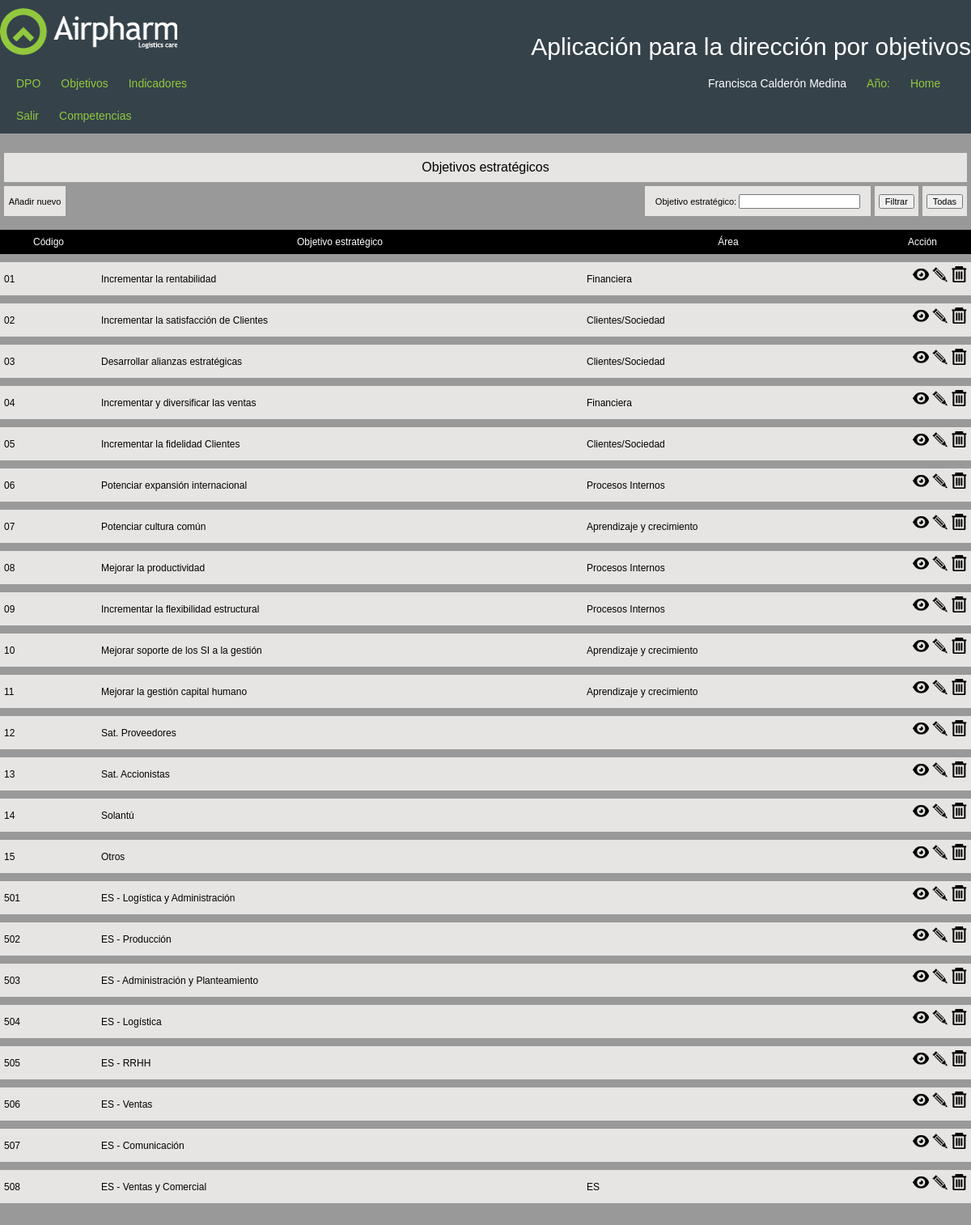
Screenshot of /httpdocs/administracion/objetivos_estrategicos/ (signed in) with the database file from the repository.
### tables this page shows
CREATE TABLE `objetivos_estrategicos` (
  `oe_id` int(10) UNSIGNED NOT NULL,
  `oe_codigo` varchar(255) NOT NULL,
  `oe_nombre` varchar(255) NOT NULL,
  `oe_area` varchar(255) NOT NULL
);

### httpdocs/administracion/objetivos_estrategicos/index.php (the view, shortened to what this page needs)
<?php session_start();
include("../../cabecera.php");
$query="SELECT * FROM objetivos_estrategicos";
$query.=" ORDER BY oe_codigo ASC";
?>
<link href="/css/style.css" rel="stylesheet" type="text/css">
<div id="content">
  <div class="cabecera_apartados">
    <div class="filtros">
      <form method="post" action="#">
        <table align="center" width="100%">
        <tr>
        <td colspan="5">Objetivos estratégicos</td>
          <tr>
         <td><a href="create.php" class="texto_10">Añadir nuevo</a>
        </td>
          <td style="background-color:transparent; width:700px;">
          </td>
            <td class="texto_10"> Objetivo estratégico:
              <input name="oe_nombre" type="text" class="texto_10" value="<?php echo $oe_nombre;?>"/></td>
            <td><input type="submit" name="filtrar" id="filtrar" value="Filtrar" class="texto_10"/></td>
            <td><input name="reset" type="submit" id="reset" value="Todas" class="texto_10" /></td>
          </tr>
        </table>
      </form>
    </div>
  </div>
  <div class="tabla_apartados">
    <table width="100%">
      <thead>
      	<td width="10%">Código</td>
      	<td width="50%">Objetivo estratégico</td>
      	<td width="30%">Área</td>
        <td width="10%">Acción</td>
      </thead>
      <?php
	  $result=mysql_query($query) or die ("No se puede ejecutar la sentencia: ".$query);
	  while($row=mysql_fetch_array($result)){?>
   	  <tr class="filas_subtotal">
   	    <td><?php echo utf8_encode($row['oe_codigo']);?></td>
   	    <td><?php echo utf8_encode($row['oe_nombre']);?></td>
   	    <td><?php echo utf8_encode($row['oe_area']);?></td>
        <td class="numerica"><a href="show.php?oe_id=<?php echo $row['oe_id'];?>"><img src="/img/ver.png" width="20" height="20" alt="Ver detalles" title="Ver detalles"></a>&nbsp;<a href="edit.php?oe_id=<?php echo $row['oe_id'];?>"><img src="/img/editar.png" width="20" height="20" alt="Editar" title="Editar"></a>&nbsp;<a href="delete.php?oe_id=<?php echo $row['oe_id'];?>"><img src="/img/borrar.png" width="20" height="20" alt="Borrar" title="Borrar"></a></td>
      </tr>
 <?php }?>
 	    </table>
  </div>
</div>
</body></html>

### httpdocs/css/style.css (style rules this page uses)
html, body, div, span, applet, object, iframe, h1, h2, h3, h4, h5, h6, p, blockquote, pre, a, abbr, acronym, address, big, cite, code, del, dfn, em, img, ins, kbd, q, s, samp, small, strike, strong, sub, sup, tt, var, b, u, i, center, dl, dt, dd, ol, ul, li, fieldset, form, label, legend, table, caption, tbody, tfoot, thead, tr, th, td, article, aside, canvas, details, embed, figure, figcaption, footer, header, hgroup, menu, nav, output, ruby, section, summary, time, mark, audio, video { border: 0 none; font-family: Arial; font-size: 100%; margin: 0; padding: 0; vertical-align: baseline; }
body { line-height: 30px; background-color:#999999; }
a { color:#000; }
table { border-spacing: 0; }
header, div { overflow: auto; padding-bottom: 1px; }
p, a, h1, h2, h3, h4, h5 { font-family: Arial; }
a { text-decoration: none; }
header div, #content, footer div { clear: both; margin: 0 auto; width: 1200px; }
thead { line-height:20px; }
.numerica { text-align: right; }
#content { min-height: 150px; padding: 16px 0; }
.filas_subtotal { background-color: #E7E5E3; color: #000000; }
.filtros { width: 100%; }
.filtros table { border-collapse: separate; border-spacing: 5px 5px; text-align: center; }
.texto_10 { font-size: 11px; }
.filtros td { background-color: #E7E5E3; padding: 3px; }
.tabla_apartados thead { background-color: #000000; color: #FFFFFF; text-align: center; }
.tabla_apartados td { padding: 5px; }
.tabla_apartados table { border-collapse: separate; border-spacing: 0 10px; }
.tabla_apartados { font-size: 12px; }

### rows the page displays
objetivos_estrategicos: oe_codigo "01", oe_nombre "Incrementar la rentabilidad", oe_area "Financiera"
objetivos_estrategicos: oe_codigo "02", oe_nombre "Incrementar la satisfacción de Clientes", oe_area "Clientes/Sociedad"
objetivos_estrategicos: oe_codigo "03", oe_nombre "Desarrollar alianzas estratégicas", oe_area "Clientes/Sociedad"
objetivos_estrategicos: oe_codigo "04", oe_nombre "Incrementar y diversificar las ventas", oe_area "Financiera"
objetivos_estrategicos: oe_codigo "05", oe_nombre "Incrementar la fidelidad Clientes", oe_area "Clientes/Sociedad"
objetivos_estrategicos: oe_codigo "06", oe_nombre "Potenciar expansión internacional", oe_area "Procesos Internos"
objetivos_estrategicos: oe_codigo "07", oe_nombre "Potenciar cultura común", oe_area "Aprendizaje y crecimiento"
objetivos_estrategicos: oe_codigo "08", oe_nombre "Mejorar la productividad", oe_area "Procesos Internos"
objetivos_estrategicos: oe_codigo "09", oe_nombre "Incrementar la flexibilidad estructural", oe_area "Procesos Internos"
objetivos_estrategicos: oe_codigo "10", oe_nombre "Mejorar soporte de los SI a la gestión", oe_area "Aprendizaje y crecimiento"
objetivos_estrategicos: oe_codigo "11", oe_nombre "Mejorar la gestión capital humano", oe_area "Aprendizaje y crecimiento"
objetivos_estrategicos: oe_codigo "12", oe_nombre "Sat. Proveedores"
objetivos_estrategicos: oe_codigo "13", oe_nombre "Sat. Accionistas"
objetivos_estrategicos: oe_codigo "14", oe_nombre "Solantú"
objetivos_estrategicos: oe_codigo "15", oe_nombre "Otros"
objetivos_estrategicos: oe_codigo "501", oe_nombre "ES - Logística y Administración"
objetivos_estrategicos: oe_codigo "502", oe_nombre "ES - Producción"
objetivos_estrategicos: oe_codigo "503", oe_nombre "ES - Administración y Planteamiento"
objetivos_estrategicos: oe_codigo "504", oe_nombre "ES - Logística"
objetivos_estrategicos: oe_codigo "505", oe_nombre "ES - RRHH"
objetivos_estrategicos: oe_codigo "506", oe_nombre "ES - Ventas"
objetivos_estrategicos: oe_codigo "507", oe_nombre "ES - Comunicación"
objetivos_estrategicos: oe_codigo "508", oe_nombre "ES - Ventas y Comercial", oe_area "ES"

### other values shown
$_SESSION['usr_nombre'] "Francisca"
$_SESSION['usr_apellidos'] "Calderón Medina"
